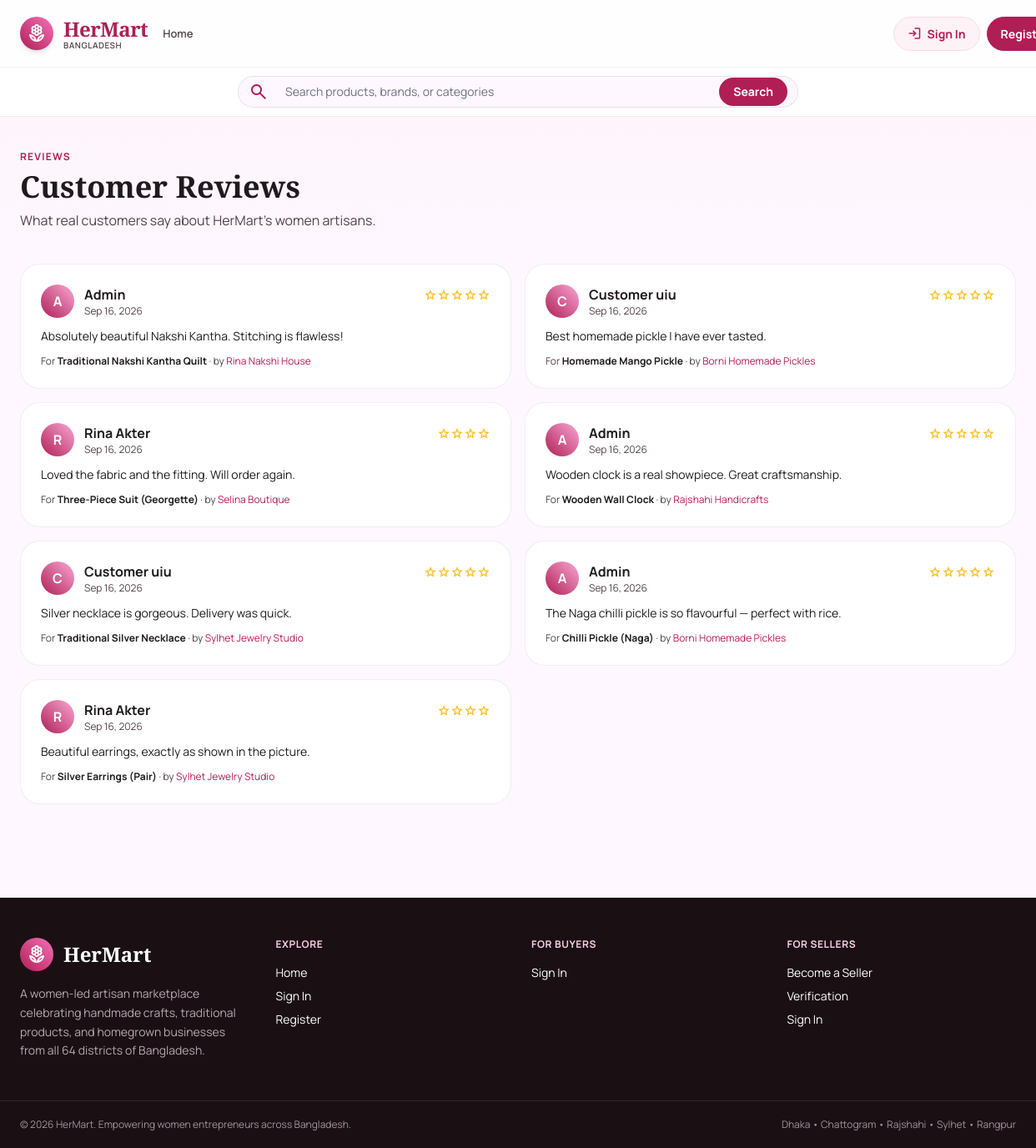
The page /customer/reviews.php on the database its author committed.
### tables this page shows
CREATE TABLE `reviews` (
  `id` int(11) NOT NULL,
  `customer_id` int(11) DEFAULT NULL,
  `product_id` int(11) DEFAULT NULL,
  `seller_id` int(11) DEFAULT NULL,
  `order_id` int(11) DEFAULT NULL,
  `rating` tinyint(4) NOT NULL DEFAULT 5,
  `review_text` text DEFAULT NULL,
  `status` enum('active','hidden') NOT NULL DEFAULT 'active',
  `created_at` timestamp NOT NULL DEFAULT current_timestamp()
);

CREATE TABLE `users` (
  `id` int(11) NOT NULL,
  `name` varchar(120) NOT NULL,
  `email` varchar(150) NOT NULL,
  `phone` varchar(30) DEFAULT NULL,
  `password_hash` varchar(255) NOT NULL,
  `role` enum('customer','seller','admin') NOT NULL DEFAULT 'customer',
  `status` enum('active','inactive','suspended') NOT NULL DEFAULT 'active',
  `address` varchar(255) DEFAULT NULL,
  `profile_image` varchar(255) DEFAULT NULL,
  `created_at` timestamp NOT NULL DEFAULT current_timestamp(),
  `updated_at` timestamp NOT NULL DEFAULT current_timestamp() ON UPDATE current_timestamp()
);

CREATE TABLE `products` (
  `id` int(11) NOT NULL,
  `seller_id` int(11) DEFAULT NULL,
  `category_id` int(11) DEFAULT NULL,
  `name` varchar(180) NOT NULL,
  `description` text DEFAULT NULL,
  `price` decimal(10,2) NOT NULL DEFAULT 0.00,
  `discount_price` decimal(10,2) DEFAULT NULL,
  `stock` int(11) NOT NULL DEFAULT 0,
  `sku` varchar(80) DEFAULT NULL,
  `material` varchar(120) DEFAULT NULL,
  `color` varchar(60) DEFAULT NULL,
  `size` varchar(60) DEFAULT NULL,
  `image` varchar(255) DEFAULT NULL,
  `status` enum('active','draft','out_of_stock','inactive') NOT NULL DEFAULT 'active',
  `created_at` timestamp NOT NULL DEFAULT current_timestamp(),
  `updated_at` timestamp NOT NULL DEFAULT current_timestamp() ON UPDATE current_timestamp()
);

CREATE TABLE `businesses` (
  `id` int(11) NOT NULL,
  `owner_id` int(11) DEFAULT NULL,
  `shop_name` varchar(150) NOT NULL,
  `description` text DEFAULT NULL,
  `category_id` int(11) DEFAULT NULL,
  `location_id` int(11) DEFAULT NULL,
  `division` varchar(60) DEFAULT NULL,
  `district` varchar(80) DEFAULT NULL,
  `upazila` varchar(80) DEFAULT NULL,
  `address` varchar(255) DEFAULT NULL,
  `phone` varchar(30) DEFAULT NULL,
  `facebook` varchar(255) DEFAULT NULL,
  `online_shop` varchar(255) DEFAULT NULL,
  `profile_image` varchar(255) DEFAULT NULL,
  `cover_image` varchar(255) DEFAULT NULL,
  `rating` decimal(3,2) NOT NULL DEFAULT 0.00,
  `verified` tinyint(1) NOT NULL DEFAULT 0,
  `status` enum('active','inactive','suspended') NOT NULL DEFAULT 'active',
  `created_at` timestamp NOT NULL DEFAULT current_timestamp(),
  `updated_at` timestamp NOT NULL DEFAULT current_timestamp() ON UPDATE current_timestamp()
);

### includes/db.php (called while the page is built, shortened)
<?php
$host = DB_HOST;
$user = DB_USER;
$pass = DB_PASS;
$db   = DB_NAME;
$port = DB_PORT;
$conn = @new mysqli($host, $user, $pass, $db, $port);
$db_ready = !$conn->connect_error;
function db_select($sql, $types = '', $params = []) {
    global $conn, $db_ready;
    $stmt = $conn->prepare($sql);
    if (!$stmt->execute()) {
        error_log('[HerMart] db_select execute failed: ' . $stmt->error . ' | SQL: ' . $sql);
        $stmt->close();
        return [];
    }
    $res = $stmt->get_result();
    $rows = $res ? $res->fetch_all(MYSQLI_ASSOC) : [];
    return $rows;
}
function h($str) {
    return htmlspecialchars((string)$str, ENT_QUOTES, 'UTF-8');
}

### customer/reviews.php (the view, shortened to what this page needs)
<?php
$reviews = db_select(
    "SELECT r.*, u.name AS customer_name, b.shop_name AS brand, p.name AS product_name
     FROM reviews r
     LEFT JOIN users u      ON u.id = r.customer_id
     LEFT JOIN businesses b ON b.id = r.seller_id
     LEFT JOIN products p   ON p.id = r.product_id
     WHERE r.status = 'active'
     ORDER BY r.created_at DESC LIMIT 20"
);
include __DIR__ . '/../includes/header.php';
?>
<section class="bg-gradient-to-b from-primary-light/40 to-transparent">
  <div class="max-w-7xl mx-auto px-4 md:px-6 py-10">
    <p class="text-xs uppercase tracking-widest font-bold text-primary">Reviews</p>
    <h1 class="font-serif text-3xl md:text-4xl font-bold mt-2">Customer Reviews</h1>
    <p class="text-on-surface-variant mt-2 max-w-2xl">What real customers say about HerMart's women artisans.</p>
  </div>
</section>
<section class="max-w-7xl mx-auto px-4 md:px-6 pb-12">
  <?php if (empty($reviews)): ?>
    <div class="bg-white rounded-3xl border border-outline/40 p-10 text-center">
      <p class="text-on-surface-variant">No reviews yet.</p>
    </div>
  <?php else: ?>
    <div class="grid md:grid-cols-2 gap-4">
      <?php foreach ($reviews as $r): ?>
        <div class="bg-white rounded-3xl border border-outline/40 p-5 md:p-6">
          <div class="flex items-start gap-3 mb-3">
            <div class="w-10 h-10 rounded-full bg-gradient-to-tr from-primary to-pink-300 text-white flex items-center justify-center font-bold">
              <?= strtoupper(substr($r['customer_name'] ?? 'C', 0, 1)) ?>
            </div>
            <div class="flex-1">
              <div class="font-bold"><?= h($r['customer_name'] ?? 'Customer') ?></div>
              <div class="text-xs text-on-surface-variant"><?= h(date('M j, Y', strtotime($r['created_at']))) ?></div>
            </div>
            <span class="text-amber-400 text-xs">
              <?php for ($i = 0; $i < (int)$r['rating']; $i++): ?><span class="material-symbols-outlined text-base">star</span><?php endfor; ?>
            </span>
          </div>
          <p class="text-sm"><?= h($r['review_text'] ?? '') ?></p>
          <?php if ($r['product_name']): ?>
            <p class="text-xs text-on-surface-variant mt-3">For <strong class="text-on-surface"><?= h($r['product_name']) ?></strong> · by <a class="text-primary hover:underline" href="seller-details.php?id=<?= (int)$r['seller_id'] ?>"><?= h($r['brand']) ?></a></p>
          <?php endif; ?>
        </div>
      <?php endforeach; ?>
    </div>
  <?php endif; ?>
</section>
<?php include __DIR__ . '/../includes/footer.php'; ?>

### assets/css/style.css (style rules this page uses)
html { scroll-behavior: smooth; }
body { -webkit-font-smoothing: antialiased; -moz-osx-font-smoothing: grayscale; font-family: 'Manrope', sans-serif; color: #201a1e; background: #fef7ff; }
.material-symbols-outlined { font-family: 'Material Symbols Outlined'; font-weight: normal; font-style: normal; font-size: 24px; line-height: 1; letter-spacing: normal; text-transform: none; display: inline-block; white-space: nowrap; word-wrap: normal; direction: ltr; font-feature-settings: 'liga'; -webkit-font-smoothing: antialiased; font-variation-settings: 'FILL' 0, 'wght' 400, 'GRAD' 0, 'opsz' 24; vertical-align: middle; }

### rows shown on the page
reviews: customer.name "A", customer.name "Admin", created_at "Sep 16, 2026", rating 5 (drawn), review_text "Absolutely beautiful Nakshi Kantha. Stitching is flawless!", product.name "Traditional Nakshi Kantha Quilt", seller.shop_name "Rina Nakshi House"
reviews: customer.name "C", customer.name "Customer uiu", created_at "Sep 16, 2026", rating 5 (drawn), review_text "Best homemade pickle I have ever tasted.", product.name "Homemade Mango Pickle", seller.shop_name "Borni Homemade Pickles"
reviews: customer.name "R", customer.name "Rina Akter", created_at "Sep 16, 2026", rating 4 (drawn), review_text "Loved the fabric and the fitting. Will order again.", product.name "Three-Piece Suit (Georgette)", seller.shop_name "Selina Boutique"
reviews: customer.name "A", customer.name "Admin", created_at "Sep 16, 2026", rating 5 (drawn), review_text "Wooden clock is a real showpiece. Great craftsmanship.", product.name "Wooden Wall Clock", seller.shop_name "Rajshahi Handicrafts"
reviews: customer.name "C", customer.name "Customer uiu", created_at "Sep 16, 2026", rating 5 (drawn), review_text "Silver necklace is gorgeous. Delivery was quick.", product.name "Traditional Silver Necklace", seller.shop_name "Sylhet Jewelry Studio"
reviews: customer.name "A", customer.name "Admin", created_at "Sep 16, 2026", rating 5 (drawn), review_text "The Naga chilli pickle is so flavourful — perfect with rice.", product.name "Chilli Pickle (Naga)", seller.shop_name "Borni Homemade Pickles"
reviews: customer.name "R", customer.name "Rina Akter", created_at "Sep 16, 2026", rating 4 (drawn), review_text "Beautiful earrings, exactly as shown in the picture.", product.name "Silver Earrings (Pair)", seller.shop_name "Sylhet Jewelry Studio"
